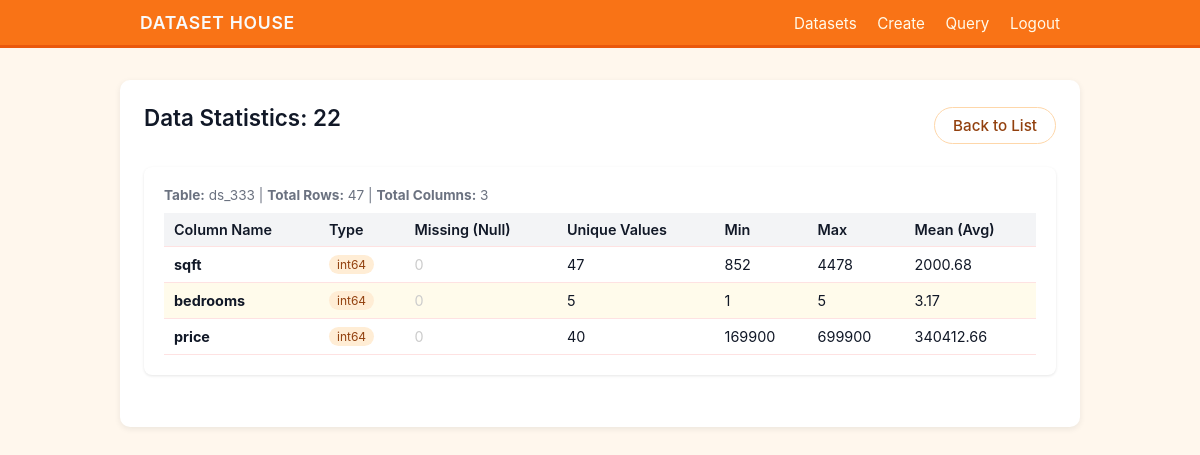
Page /dataset/stats/1 (signed in) on the committed database.
### models.py (models this page shows)
class Dataset(db.Model):
    __tablename__ = 'datasets'
    id = db.Column(db.Integer, primary_key=True)
    name = db.Column(db.String(100), nullable=False)
    table_name = db.Column(db.String(100), unique=True, nullable=False)
    description = db.Column(db.Text)
    tags = db.Column(db.String(200))
    rows = db.Column(db.Integer, default=0)
    columns = db.Column(db.Integer, default=0)
    types = db.Column(db.String(200), default="unknown")
    visibility = db.Column(db.String(20), default='public')
    file_path = db.Column(db.String(200))
    created_at = db.Column(db.DateTime, default=datetime.utcnow)
    updated_at = db.Column(db.DateTime, default=datetime.utcnow, onupdate=datetime.utcnow)
    owner_id = db.Column(db.Integer, db.ForeignKey('users.id'), nullable=False)
    logs = db.relationship('QueryLog', backref='dataset', lazy=True, cascade="all, delete-orphan")

### app.py (the view)
@app.route('/dataset/stats/<int:id>')
@login_required
def dataset_stats(id):
    dataset = Dataset.query.get_or_404(id)
    try:
        df = pd.read_sql(f"SELECT * FROM {dataset.table_name}", db.session.connection())
    except Exception as e:
        flash(f"Error reading table: {e}", "error")
        return redirect(url_for('dataset_list'))
    summary = []
    for col in df.columns:
        col_data = df[col]
        col_stat = {
            'name': col,
            'type': str(col_data.dtype),
            'count': len(col_data),
            'missing': int(col_data.isnull().sum()),
            'unique': col_data.nunique(),
            'mean': '-',
            'min': '-',
            'max': '-'
        }
        if 'int' in str(col_data.dtype) or 'float' in str(col_data.dtype):
            try:
                col_stat['mean'] = round(col_data.mean(), 2)
                col_stat['min'] = col_data.min()
                col_stat['max'] = col_data.max()
            except:
                pass
        else:
            try:
                col_stat['min'] = col_data.min()
                col_stat['max'] = col_data.max()
            except:
                pass
        summary.append(col_stat)
    return render_template('dataset-stats.html', dataset=dataset, summary=summary)

### app.py (called while the page is built)
@login_manager.user_loader
def load_user(user_id):
    return User.query.get(int(user_id))

### templates/dataset-stats.html (shortened to what this page needs)
<!DOCTYPE html>
<html lang="en">
<head>
    <link rel="stylesheet" href="{{ url_for('static', filename='css/styles.css') }}">
</head>
<body>
<header>
    <div class="header-inner">
        <div class="logo">DATASET HOUSE</div>
        <nav>
            <a href="{{ url_for('dataset_list') }}">Datasets</a>
            <a href="{{ url_for('dataset_create') }}">Create</a>
            <a href="{{ url_for('dataset_query') }}" target="_blank">Query</a>
            <a href="{{ url_for('logout') }}">Logout</a>
        </nav>
    </div>
</header>
<main class="main">
    <div style="display: flex; justify-content: space-between; align-items: center; margin-bottom: 20px;">
        <h1>Data Statistics: {{ dataset.name }}</h1>
        <a href="{{ url_for('dataset_list') }}" class="btn btn-secondary">Back to List</a>
    </div>
    <div class="stat-card">
        <div class="meta" style="margin-bottom: 10px;">
            <strong>Table:</strong> {{ dataset.table_name }} |
            <strong>Total Rows:</strong> {{ dataset.rows }} |
            <strong>Total Columns:</strong> {{ dataset.columns }}
        </div>
        <table class="table stat-table">
            <thead>
                <tr>
                    <th>Column Name</th>
                    <th>Type</th>
                    <th class="text-right">Missing (Null)</th>
                    <th class="text-right">Unique Values</th>
                    <th class="text-right">Min</th>
                    <th class="text-right">Max</th>
                    <th class="text-right">Mean (Avg)</th>
                </tr>
            </thead>
            <tbody>
                {% for row in summary %}
                <tr>
                    <td><strong>{{ row.name }}</strong></td>
                    <td><span class="badge">{{ row.type }}</span></td>
                    <td class="text-right">
                        {% if row.missing > 0 %}
                            <span style="color: red; font-weight: bold;">{{ row.missing }}</span>
                        {% else %}
                            <span style="color: #ccc;">0</span>
                        {% endif %}
                    </td>
                    <td class="text-right">{{ row.unique }}</td>
                    <td class="text-right">{{ row.min }}</td>
                    <td class="text-right">{{ row.max }}</td>
                    <td class="text-right">{{ row.mean }}</td>
                </tr>
                {% endfor %}
            </tbody>
        </table>
    </div>
</main>
</body>
</html>

### static/css/styles.css (style rules this page uses)
* { box-sizing: border-box; }
body { margin: 0; font-family: -apple-system, BlinkMacSystemFont, "Segoe UI", Roboto, sans-serif; background-color: #fff7ed; color: #111827; }
header { background-color: #f97316; color: #f9fafb; border-bottom: 3px solid #ea580c; }
.header-inner { max-width: 960px; margin: 0 auto; padding: 12px 20px; display: flex; align-items: center; justify-content: space-between; }
.logo { font-size: 1.1rem; font-weight: 600; letter-spacing: 0.04em; }
nav a { margin-left: 16px; text-decoration: none; color: #fffbeb; font-size: 0.95rem; }
.main { max-width: 960px; margin: 32px auto; padding: 24px 24px 32px; background-color: #ffffff; border-radius: 10px; box-shadow: 0 2px 6px rgba(15, 23, 42, 0.08); }
h1 { margin: 0 0 16px; font-size: 1.4rem; font-weight: 600; }
.btn { display: inline-block; padding: 8px 18px; border-radius: 999px; border: 1px solid transparent; font-size: 0.95rem; font-weight: 500; text-decoration: none; text-align: center; cursor: pointer; }
.btn-secondary { background-color: #ffffff; color: #92400e; border-color: #fed7aa; }
.table { width: 100%; border-collapse: collapse; margin-top: 8px; font-size: 0.9rem; }
.table th, .table td { padding: 8px 10px; border-bottom: 1px solid #fee2e2; text-align: left; }
.table th { background-color: #fff7ed; font-weight: 600; }
.table tr:nth-child(even) td { background-color: #fffbeb; }
.badge { display: inline-block; padding: 2px 8px; border-radius: 999px; font-size: 0.75rem; background-color: #ffedd5; color: #92400e; }
.meta { font-size: 0.85rem; color: #6b7280; }
.text-right { text-align: right; }

### templates/dataset-stats.html (style rules this page uses)
.stat-card { background: white; padding: 20px; border-radius: 8px; box-shadow: 0 1px 3px rgba(0,0,0,0.1); margin-bottom: 20px; }
.stat-table th { background-color: #f3f4f6; }

### rows in the picture
Dataset: name "22", table_name "ds_333", rows "47", columns "3"

### other values in the picture
{{ row.name }} "sqft" "bedrooms" "price"
{{ row.type }} "int64" "int64" "int64"
{{ row.unique }} "47" "5" "40"
{{ row.min }} "852" "1" "169900"
{{ row.max }} "4478" "5" "699900"
{{ row.mean }} "2000.68" "3.17" "340412.66"
